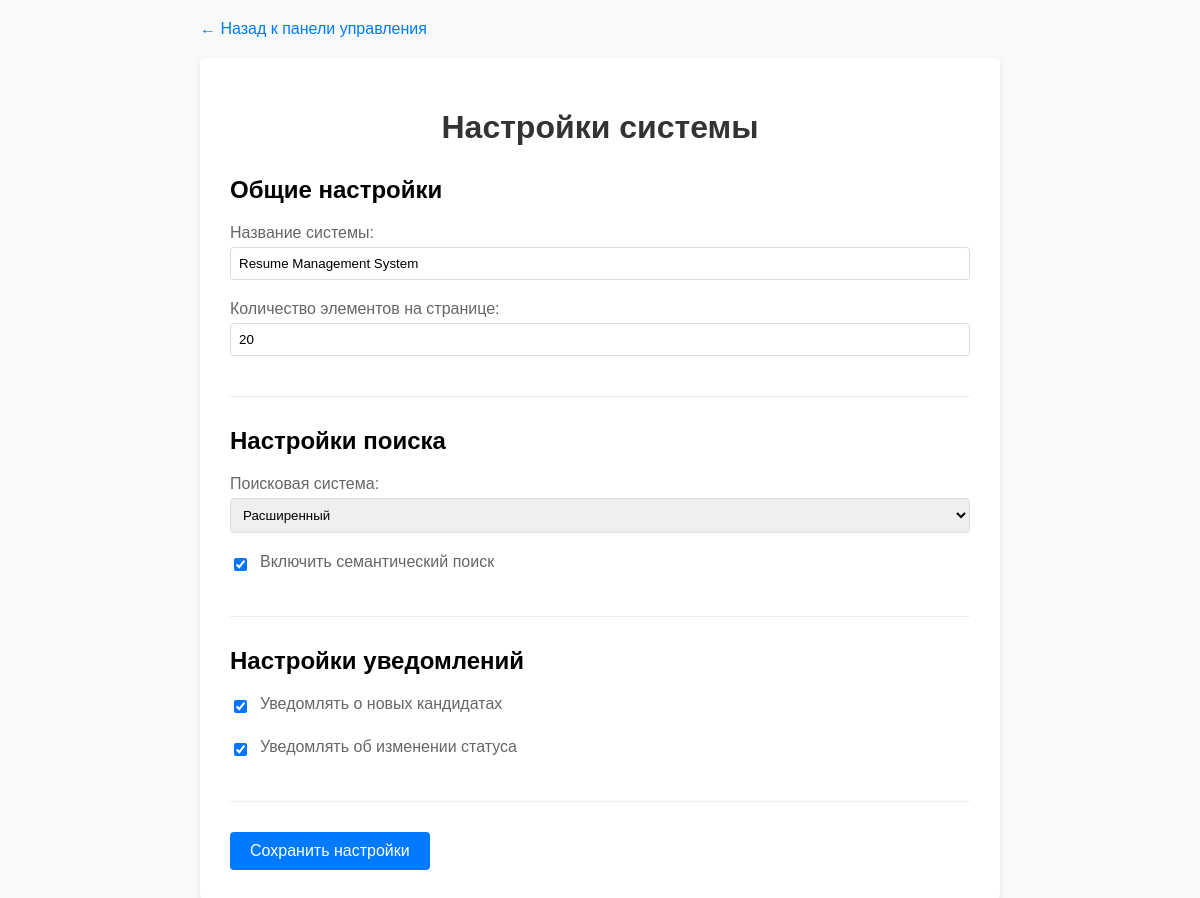
Page /settings (signed in) on the committed database.
### models.py (models this page shows)
class SystemSettings(Base):
    __tablename__ = "system_settings"
    id = Column(Integer, primary_key=True, index=True)
    system_name = Column(String, default="Resume Management System")
    items_per_page = Column(Integer, default=20)
    search_engine = Column(String, default="default")
    enable_semantic_search = Column(Boolean, default=True)
    notify_new_candidates = Column(Boolean, default=True)
    notify_status_changes = Column(Boolean, default=True)
    updated_at = Column(DateTime, default=datetime.utcnow, onupdate=datetime.utcnow)

### main.py (the view)
@app.get("/settings", response_class=HTMLResponse)
def settings_page(
    request: Request,
    db: Session = Depends(get_db),
    current_user: models.User = Depends(get_current_user)
):
    if current_user.role != 'admin':
        raise HTTPException(status_code=403, detail="Недостаточно прав")
    settings = db.query(models.SystemSettings).first()
    if not settings:
        settings = models.SystemSettings()
        db.add(settings)
        db.commit()
        db.refresh(settings)
    return templates.TemplateResponse("settings.html", {"request": request, "settings": settings})

### templates/settings.html (shortened to what this page needs)
<!DOCTYPE html>
<html>
<head>
</head>
<body>
    <div class="nav-links">
        <a href="/dashboard">← Назад к панели управления</a>
    </div>
    <div class="settings-container">
        <h1>Настройки системы</h1>
        <form method="POST" action="/settings">
            <div class="settings-section">
                <h2>Общие настройки</h2>
                <div class="form-group">
                    <label for="system_name">Название системы:</label>
                    <input type="text" id="system_name" name="system_name" value="{{ settings.system_name }}">
                </div>
                <div class="form-group">
                    <label for="items_per_page">Количество элементов на странице:</label>
                    <input type="number" id="items_per_page" name="items_per_page" value="{{ settings.items_per_page }}" min="5" max="100">
                </div>
            </div>
            <div class="settings-section">
                <h2>Настройки поиска</h2>
                <div class="form-group">
                    <label for="search_engine">Поисковая система:</label>
                    <select id="search_engine" name="search_engine">
                        <option value="advanced" {% if settings.search_engine == "advanced" %}selected{% endif %}>Расширенный</option>
                    </select>
                </div>
                <div class="form-group">
                    <div class="checkbox-group">
                        <input type="checkbox" id="enable_semantic_search" name="enable_semantic_search" {% if settings.enable_semantic_search %}checked{% endif %}>
                        <label for="enable_semantic_search">Включить семантический поиск</label>
                    </div>
                </div>
            </div>
            <div class="settings-section">
                <h2>Настройки уведомлений</h2>
                <div class="form-group">
                    <div class="checkbox-group">
                        <input type="checkbox" id="notify_new_candidates" name="notify_new_candidates" {% if settings.notify_new_candidates %}checked{% endif %}>
                        <label for="notify_new_candidates">Уведомлять о новых кандидатах</label>
                    </div>
                </div>
                <div class="form-group">
                    <div class="checkbox-group">
                        <input type="checkbox" id="notify_status_changes" name="notify_status_changes" {% if settings.notify_status_changes %}checked{% endif %}>
                        <label for="notify_status_changes">Уведомлять об изменении статуса</label>
                    </div>
                </div>
            </div>
            <button type="submit">Сохранить настройки</button>
        </form>
    </div>
</body>
</html>

### templates/settings.html (style rules this page uses)
body { font-family: Arial, sans-serif; max-width: 800px; margin: 0 auto; padding: 20px; background: #f8f9fa; }
.nav-links { margin-bottom: 20px; }
.nav-links a { margin-right: 15px; text-decoration: none; color: #007bff; }
.settings-container { background: white; padding: 30px; border-radius: 5px; box-shadow: 0 2px 4px rgba(0, 0, 0, 0.1); }
h1 { text-align: center; color: #333; margin-bottom: 30px; }
.settings-section { margin-bottom: 30px; padding-bottom: 20px; border-bottom: 1px solid #eee; }
.form-group { margin-bottom: 20px; }
label { display: block; margin-bottom: 5px; color: #666; }
input[type="text"], input[type="number"], select { width: 100%; padding: 8px; border: 1px solid #ddd; border-radius: 4px; box-sizing: border-box; }
.checkbox-group { display: flex; align-items: center; gap: 10px; }
.checkbox-group input[type="checkbox"] { width: auto; }
button { padding: 10px 20px; background: #007bff; color: white; border: none; border-radius: 4px; cursor: pointer; font-size: 16px; }

### rows in the picture
SystemSettings: system_name "Resume Management System", items_per_page "20", search_engine "Расширенный", enable_semantic_search "☑", notify_new_candidates "☑", notify_status_changes "☑"
